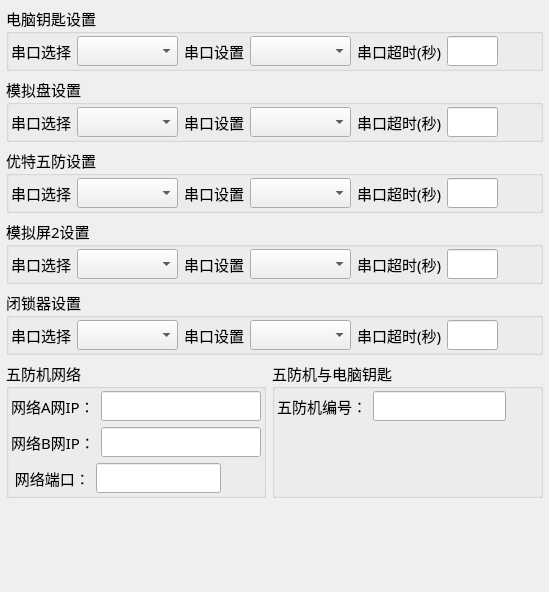
<?xml version="1.0" encoding="UTF-8"?>
<ui version="4.0">
 <class>NetSet</class>
 <widget class="QWidget" name="NetSet">
  <property name="geometry">
   <rect>
    <x>0</x>
    <y>0</y>
    <width>549</width>
    <height>592</height>
   </rect>
  </property>
  <property name="font">
   <font>
    <family>宋体</family>
    <pointsize>11</pointsize>
    <weight>50</weight>
    <bold>false</bold>
   </font>
  </property>
  <property name="windowTitle">
   <string>Form</string>
  </property>
  <layout class="QVBoxLayout" name="verticalLayout_8" stretch="1,1,1,1,1,1,2">
   <property name="leftMargin">
    <number>6</number>
   </property>
   <property name="topMargin">
    <number>6</number>
   </property>
   <property name="rightMargin">
    <number>6</number>
   </property>
   <property name="bottomMargin">
    <number>6</number>
   </property>
   <item>
    <widget class="QGroupBox" name="groupBox">
     <property name="font">
      <font>
       <family>宋体</family>
       <pointsize>11</pointsize>
       <weight>50</weight>
       <bold>false</bold>
      </font>
     </property>
     <property name="title">
      <string>电脑钥匙设置</string>
     </property>
     <layout class="QVBoxLayout" name="verticalLayout">
      <property name="leftMargin">
       <number>2</number>
      </property>
      <property name="topMargin">
       <number>2</number>
      </property>
      <property name="rightMargin">
       <number>2</number>
      </property>
      <property name="bottomMargin">
       <number>2</number>
      </property>
      <item>
       <layout class="QHBoxLayout" name="horizontalLayout" stretch="1,2,1,2,1,1,0">
        <item>
         <widget class="QLabel" name="label">
          <property name="text">
           <string>串口选择</string>
          </property>
         </widget>
        </item>
        <item>
         <widget class="QComboBox" name="keyComSelCombo"/>
        </item>
        <item>
         <widget class="QLabel" name="label_2">
          <property name="text">
           <string>串口设置</string>
          </property>
         </widget>
        </item>
        <item>
         <widget class="QComboBox" name="keyComSetCombo"/>
        </item>
        <item>
         <widget class="QLabel" name="label_3">
          <property name="text">
           <string>串口超时(秒)</string>
          </property>
         </widget>
        </item>
        <item>
         <widget class="QLineEdit" name="keyComTimeOut"/>
        </item>
        <item>
         <spacer name="horizontalSpacer">
          <property name="orientation">
           <enum>Qt::Horizontal</enum>
          </property>
          <property name="sizeHint" stdset="0">
           <size>
            <width>40</width>
            <height>20</height>
           </size>
          </property>
         </spacer>
        </item>
       </layout>
      </item>
     </layout>
    </widget>
   </item>
   <item>
    <widget class="QGroupBox" name="groupBox_2">
     <property name="font">
      <font>
       <family>宋体</family>
       <pointsize>11</pointsize>
       <weight>50</weight>
       <bold>false</bold>
      </font>
     </property>
     <property name="title">
      <string>模拟盘设置</string>
     </property>
     <layout class="QVBoxLayout" name="verticalLayout_2">
      <property name="leftMargin">
       <number>2</number>
      </property>
      <property name="topMargin">
       <number>2</number>
      </property>
      <property name="rightMargin">
       <number>2</number>
      </property>
      <property name="bottomMargin">
       <number>2</number>
      </property>
      <item>
       <layout class="QHBoxLayout" name="horizontalLayout_2" stretch="1,2,1,2,1,1,0">
        <item>
         <widget class="QLabel" name="label_5">
          <property name="text">
           <string>串口选择</string>
          </property>
         </widget>
        </item>
        <item>
         <widget class="QComboBox" name="mnpComSelCombo"/>
        </item>
        <item>
         <widget class="QLabel" name="label_6">
          <property name="text">
           <string>串口设置</string>
          </property>
         </widget>
        </item>
        <item>
         <widget class="QComboBox" name="mnpComSetCombo"/>
        </item>
        <item>
         <widget class="QLabel" name="label_4">
          <property name="text">
           <string>串口超时(秒)</string>
          </property>
         </widget>
        </item>
        <item>
         <widget class="QLineEdit" name="mnpComTimeOut"/>
        </item>
        <item>
         <spacer name="horizontalSpacer_2">
          <property name="orientation">
           <enum>Qt::Horizontal</enum>
          </property>
          <property name="sizeHint" stdset="0">
           <size>
            <width>40</width>
            <height>20</height>
           </size>
          </property>
         </spacer>
        </item>
       </layout>
      </item>
     </layout>
    </widget>
   </item>
   <item>
    <widget class="QGroupBox" name="groupBox_3">
     <property name="font">
      <font>
       <family>宋体</family>
       <pointsize>11</pointsize>
       <weight>50</weight>
       <bold>false</bold>
      </font>
     </property>
     <property name="title">
      <string>优特五防设置</string>
     </property>
     <layout class="QVBoxLayout" name="verticalLayout_3">
      <property name="leftMargin">
       <number>2</number>
      </property>
      <property name="topMargin">
       <number>2</number>
      </property>
      <property name="rightMargin">
       <number>2</number>
      </property>
      <property name="bottomMargin">
       <number>2</number>
      </property>
      <item>
       <layout class="QHBoxLayout" name="horizontalLayout_3" stretch="1,2,1,2,1,1,0">
        <item>
         <widget class="QLabel" name="label_8">
          <property name="text">
           <string>串口选择</string>
          </property>
         </widget>
        </item>
        <item>
         <widget class="QComboBox" name="ytComSelCombo"/>
        </item>
        <item>
         <widget class="QLabel" name="label_9">
          <property name="text">
           <string>串口设置</string>
          </property>
         </widget>
        </item>
        <item>
         <widget class="QComboBox" name="ytComSetCombo"/>
        </item>
        <item>
         <widget class="QLabel" name="label_7">
          <property name="text">
           <string>串口超时(秒)</string>
          </property>
         </widget>
        </item>
        <item>
         <widget class="QLineEdit" name="ytComTimeOut"/>
        </item>
        <item>
         <spacer name="horizontalSpacer_3">
          <property name="orientation">
           <enum>Qt::Horizontal</enum>
          </property>
          <property name="sizeHint" stdset="0">
           <size>
            <width>40</width>
            <height>20</height>
           </size>
          </property>
         </spacer>
        </item>
       </layout>
      </item>
     </layout>
    </widget>
   </item>
   <item>
    <widget class="QGroupBox" name="groupBox_4">
     <property name="font">
      <font>
       <family>宋体</family>
       <pointsize>11</pointsize>
       <weight>50</weight>
       <bold>false</bold>
      </font>
     </property>
     <property name="title">
      <string>模拟屏2设置</string>
     </property>
     <layout class="QVBoxLayout" name="verticalLayout_4">
      <property name="leftMargin">
       <number>2</number>
      </property>
      <property name="topMargin">
       <number>2</number>
      </property>
      <property name="rightMargin">
       <number>2</number>
      </property>
      <property name="bottomMargin">
       <number>2</number>
      </property>
      <item>
       <layout class="QHBoxLayout" name="horizontalLayout_4" stretch="1,2,1,2,1,1,0">
        <item>
         <widget class="QLabel" name="label_11">
          <property name="text">
           <string>串口选择</string>
          </property>
         </widget>
        </item>
        <item>
         <widget class="QComboBox" name="mnp2ComSelCombo"/>
        </item>
        <item>
         <widget class="QLabel" name="label_12">
          <property name="text">
           <string>串口设置</string>
          </property>
         </widget>
        </item>
        <item>
         <widget class="QComboBox" name="mnp2ComSetCombo"/>
        </item>
        <item>
         <widget class="QLabel" name="label_10">
          <property name="text">
           <string>串口超时(秒)</string>
          </property>
         </widget>
        </item>
        <item>
         <widget class="QLineEdit" name="mnp2ComTimeOut"/>
        </item>
        <item>
         <spacer name="horizontalSpacer_4">
          <property name="orientation">
           <enum>Qt::Horizontal</enum>
          </property>
          <property name="sizeHint" stdset="0">
           <size>
            <width>40</width>
            <height>20</height>
           </size>
          </property>
         </spacer>
        </item>
       </layout>
      </item>
     </layout>
    </widget>
   </item>
   <item>
    <widget class="QGroupBox" name="groupBox_5">
     <property name="font">
      <font>
       <family>宋体</family>
       <pointsize>11</pointsize>
       <weight>50</weight>
       <bold>false</bold>
      </font>
     </property>
     <property name="title">
      <string>闭锁器设置</string>
     </property>
     <layout class="QVBoxLayout" name="verticalLayout_5">
      <property name="leftMargin">
       <number>2</number>
      </property>
      <property name="topMargin">
       <number>2</number>
      </property>
      <property name="rightMargin">
       <number>2</number>
      </property>
      <property name="bottomMargin">
       <number>2</number>
      </property>
      <item>
       <layout class="QHBoxLayout" name="horizontalLayout_5" stretch="1,2,1,2,1,1,0">
        <item>
         <widget class="QLabel" name="label_14">
          <property name="text">
           <string>串口选择</string>
          </property>
         </widget>
        </item>
        <item>
         <widget class="QComboBox" name="bsqComSelCombo"/>
        </item>
        <item>
         <widget class="QLabel" name="label_15">
          <property name="text">
           <string>串口设置</string>
          </property>
         </widget>
        </item>
        <item>
         <widget class="QComboBox" name="bsqComSetCombo"/>
        </item>
        <item>
         <widget class="QLabel" name="label_13">
          <property name="text">
           <string>串口超时(秒)</string>
          </property>
         </widget>
        </item>
        <item>
         <widget class="QLineEdit" name="bsqComTimeOut"/>
        </item>
        <item>
         <spacer name="horizontalSpacer_5">
          <property name="orientation">
           <enum>Qt::Horizontal</enum>
          </property>
          <property name="sizeHint" stdset="0">
           <size>
            <width>40</width>
            <height>20</height>
           </size>
          </property>
         </spacer>
        </item>
       </layout>
      </item>
     </layout>
    </widget>
   </item>
   <item>
    <layout class="QHBoxLayout" name="horizontalLayout_10">
     <item>
      <widget class="QGroupBox" name="groupBox_6">
       <property name="title">
        <string>五防机网络</string>
       </property>
       <layout class="QVBoxLayout" name="verticalLayout_6">
        <property name="leftMargin">
         <number>2</number>
        </property>
        <property name="topMargin">
         <number>2</number>
        </property>
        <property name="rightMargin">
         <number>2</number>
        </property>
        <property name="bottomMargin">
         <number>2</number>
        </property>
        <item>
         <layout class="QHBoxLayout" name="horizontalLayout_6">
          <item>
           <widget class="QLabel" name="label_17">
            <property name="text">
             <string>网络A网IP：</string>
            </property>
           </widget>
          </item>
          <item>
           <widget class="QLineEdit" name="netAEdit"/>
          </item>
         </layout>
        </item>
        <item>
         <layout class="QHBoxLayout" name="horizontalLayout_7">
          <item>
           <widget class="QLabel" name="label_18">
            <property name="text">
             <string>网络B网IP：</string>
            </property>
           </widget>
          </item>
          <item>
           <widget class="QLineEdit" name="netBEdit"/>
          </item>
         </layout>
        </item>
        <item>
         <layout class="QHBoxLayout" name="horizontalLayout_8" stretch="1,2,0">
          <item>
           <widget class="QLabel" name="label_19">
            <property name="text">
             <string> 网络端口：</string>
            </property>
           </widget>
          </item>
          <item>
           <widget class="QLineEdit" name="portEdit"/>
          </item>
          <item>
           <spacer name="horizontalSpacer_6">
            <property name="orientation">
             <enum>Qt::Horizontal</enum>
            </property>
            <property name="sizeHint" stdset="0">
             <size>
              <width>40</width>
              <height>20</height>
             </size>
            </property>
           </spacer>
          </item>
         </layout>
        </item>
       </layout>
      </widget>
     </item>
     <item>
      <widget class="QGroupBox" name="groupBox_7">
       <property name="title">
        <string>五防机与电脑钥匙</string>
       </property>
       <layout class="QVBoxLayout" name="verticalLayout_7" stretch="2,2">
        <property name="leftMargin">
         <number>2</number>
        </property>
        <property name="topMargin">
         <number>2</number>
        </property>
        <property name="rightMargin">
         <number>2</number>
        </property>
        <property name="bottomMargin">
         <number>2</number>
        </property>
        <item>
         <layout class="QHBoxLayout" name="horizontalLayout_9">
          <item>
           <widget class="QLabel" name="label_20">
            <property name="text">
             <string>五防机编号：</string>
            </property>
           </widget>
          </item>
          <item>
           <widget class="QLineEdit" name="wfNumberEdit"/>
          </item>
          <item>
           <spacer name="horizontalSpacer_7">
            <property name="orientation">
             <enum>Qt::Horizontal</enum>
            </property>
            <property name="sizeHint" stdset="0">
             <size>
              <width>40</width>
              <height>20</height>
             </size>
            </property>
           </spacer>
          </item>
         </layout>
        </item>
        <item>
         <spacer name="verticalSpacer">
          <property name="orientation">
           <enum>Qt::Vertical</enum>
          </property>
          <property name="sizeHint" stdset="0">
           <size>
            <width>20</width>
            <height>40</height>
           </size>
          </property>
         </spacer>
        </item>
       </layout>
      </widget>
     </item>
    </layout>
   </item>
   <item>
    <spacer name="verticalSpacer_2">
     <property name="orientation">
      <enum>Qt::Vertical</enum>
     </property>
     <property name="sizeHint" stdset="0">
      <size>
       <width>20</width>
       <height>40</height>
      </size>
     </property>
    </spacer>
   </item>
  </layout>
 </widget>
 <resources/>
 <connections/>
</ui>
